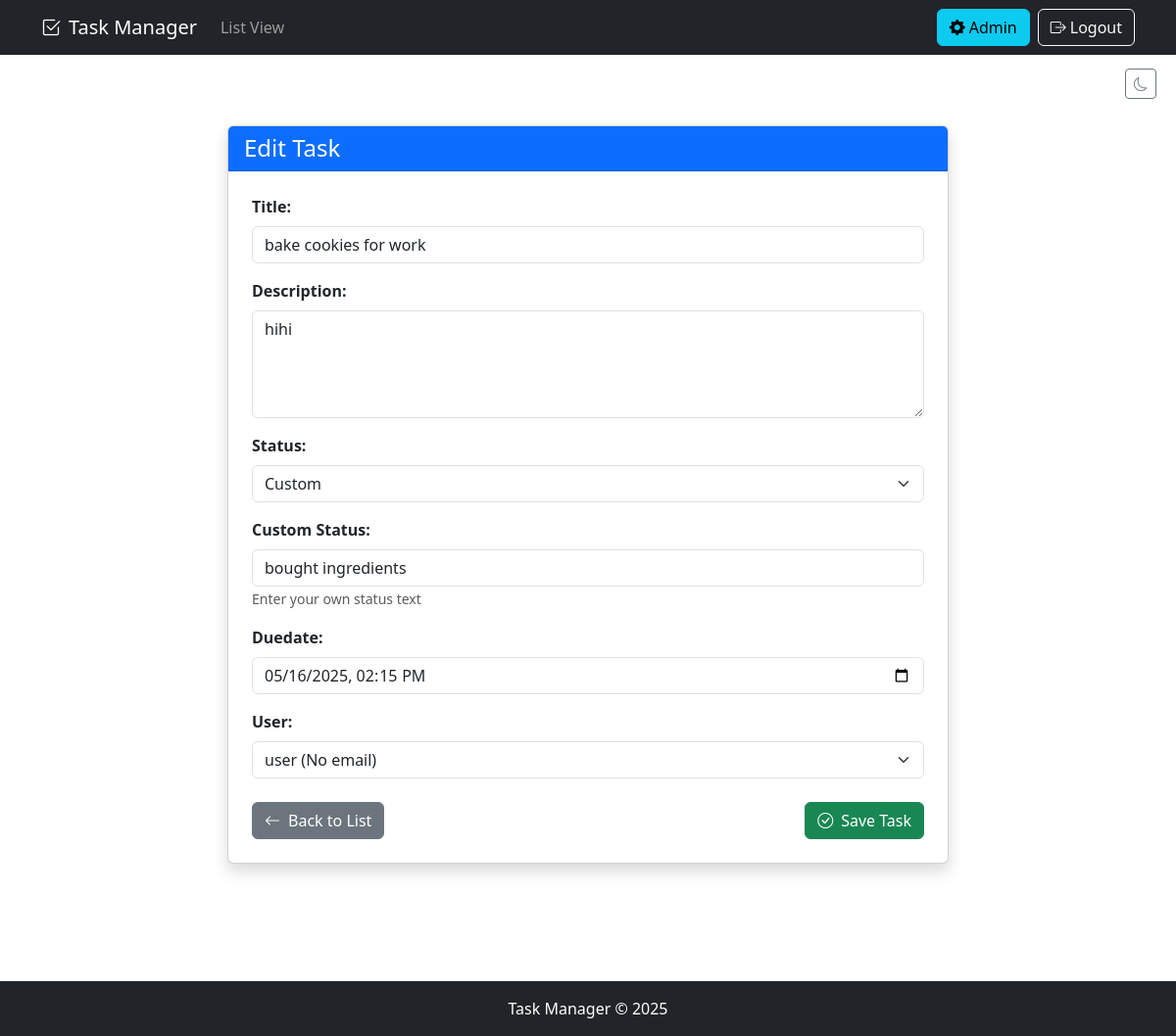
Screenshot of /task-update/35/ (signed in) with the database file from the repository.
### todo_list/models.py (models this page shows, shortened)
class Task(models.Model):
    STATUS_CHOICES = [
        ('not_started', 'Not Started'),
        ('in_progress', 'In Progress'),
        ('completed', 'Completed'),
        ('custom', 'Custom'),
    ]
    user = models.ForeignKey(User, on_delete=models.CASCADE, null=True, blank=True)
    title = models.CharField(max_length=200)
    description = models.TextField(null=True, blank=True)
    status = models.CharField(max_length=20, choices=STATUS_CHOICES, default='not_started')
    custom_status = models.CharField(max_length=50, blank=True, null=True, help_text="If status is 'Custom', specify here")
    complete = models.BooleanField(default=False)  # Keep this for backward compatibility
    duedate = models.DateTimeField(null=True, blank=True)
    created = models.DateTimeField(default=timezone.now)
    class Meta:
        ordering = ['status', 'duedate']  # Show incomplete tasks first, then by due date

### todo_list/views.py (the view)
# urls.py: path('task-update/<int:pk>/', views.TaskUpdate.as_view(), name='task-update'),
class TaskUpdate(LoginRequiredMixin, UpdateView):
    model = Task
    success_url = reverse_lazy('tasks')
    def get_form_class(self):
        if self.request.user.is_superuser:
            return TaskAdminForm
        else:
            return TaskUserForm
    def get_queryset(self):
        if self.request.user.is_superuser:
            return Task.objects.all()
        else:
            return Task.objects.filter(user=self.request.user)

### todo_list/forms.py
class TaskAdminForm(forms.ModelForm):
    class Meta:
        model = Task
        fields = ['title', 'description', 'status', 'custom_status', 'duedate', 'user']
        widgets = {
            'duedate': forms.DateTimeInput(attrs={'type': 'datetime-local'}),
            'description': forms.Textarea(attrs={'rows': 4}),
        }
    def __init__(self, *args, **kwargs):
        super().__init__(*args, **kwargs)
        self.fields['user'].queryset = User.objects.all()
        self.fields['user'].label_from_instance = lambda obj: f"{obj.username} ({obj.email if obj.email else 'No email'})"
        self.fields['custom_status'].required = False
        self.fields['status'].widget.attrs.update({
            'class': 'form-select status-select',
            'onchange': 'toggleCustomStatus(this.value)'
        })

### todo_list/templatetags/form_tags.py (called while the page is built)
@register.filter(name='addclass')
def addclass(field, css_class):
    return field.as_widget(attrs={"class": css_class})

### todo_list/templates/todo_list/task_form.html (shortened to what this page needs)
{% extends 'todo_list/base.html' %}
{% load static %}
{% load form_tags %}
{% block content %}
<div class="container my-5">
  <div class="row justify-content-center">
    <div class="col-lg-8">
      <div class="card shadow">
        <div class="card-header bg-primary text-white">
          <h3 class="fs-4 mb-0">{% if form.instance.id %}Edit Task{% else %}Add New Task{% endif %}</h3>
        </div>
        <div class="card-body p-4">
          <form method="POST" action="">
            <div class="form-group mb-3">
              <label for="{{ form.title.id_for_label }}" class="form-label fw-bold">
                {{ form.title.label }}:
              </label>
              {{ form.title|addclass:"form-control" }}
            </div>
            <div class="form-group mb-3">
              <label for="{{ form.description.id_for_label }}" class="form-label fw-bold">
                {{ form.description.label }}:
              </label>
              {{ form.description|addclass:"form-control" }}
            </div>
            <div class="form-group mb-3">
              <label for="{{ form.status.id_for_label }}" class="form-label fw-bold">
                Status:
              </label>
              {{ form.status }}
            </div>
            <div class="form-group mb-3" id="custom-status-group" style="display: {% if form.instance.status == 'custom' %}block{% else %}none{% endif %};">
              <label for="{{ form.custom_status.id_for_label }}" class="form-label fw-bold">
                Custom Status:
              </label>
              {{ form.custom_status|addclass:"form-control" }}
              <small class="form-text text-muted">Enter your own status text</small>
            </div>
            <div class="form-group mb-3">
              <label for="{{ form.duedate.id_for_label }}" class="form-label fw-bold">
                {{ form.duedate.label }}:
              </label>
              {{ form.duedate|addclass:"form-control" }}
            </div>
            {% if user.is_superuser %}
            <div class="form-group mb-3">
              <label for="{{ form.user.id_for_label }}" class="form-label fw-bold">
                {{ form.user.label }}:
              </label>
              {{ form.user|addclass:"form-select" }}
            </div>
            {% endif %}
            <div class="d-flex justify-content-between mt-4">
              <a href="{% url 'tasks' %}" class="btn btn-secondary">
                <i class="bi bi-arrow-left me-2"></i>Back to List
              </a>
              <button type="submit" class="btn btn-success">
                <i class="bi bi-check-circle me-2"></i>Save Task
              </button>
            </div>
          </form>
        </div>
      </div>
    </div>
  </div>
</div>
{% endblock %}

### todo_list/static/todo_list/css/styles.css (style rules this page uses)
body { min-height: 100vh; display: flex; flex-direction: column; }

### rows the page displays
Task: title "bake cookies for work", description "hihi", status "Custom", custom_status "bought ingredients", duedate "05/16/2025 14:15", user "user (No email)"
